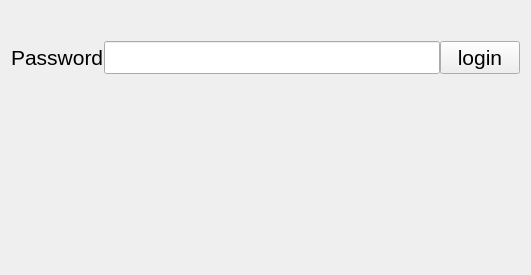
<?xml version="1.0" encoding="UTF-8"?>
<ui version="4.0">
 <class>Password</class>
 <widget class="QWidget" name="Password">
  <property name="geometry">
   <rect>
    <x>0</x>
    <y>0</y>
    <width>531</width>
    <height>275</height>
   </rect>
  </property>
  <property name="font">
   <font>
    <pointsize>16</pointsize>
   </font>
  </property>
  <property name="windowTitle">
   <string>ADMFG Manager - login</string>
  </property>
  <layout class="QVBoxLayout" name="verticalLayout">
   <property name="spacing">
    <number>26</number>
   </property>
   <item>
    <spacer name="verticalSpacer">
     <property name="orientation">
      <enum>Qt::Vertical</enum>
     </property>
     <property name="sizeType">
      <enum>QSizePolicy::Fixed</enum>
     </property>
     <property name="sizeHint" stdset="0">
      <size>
       <width>20</width>
       <height>30</height>
      </size>
     </property>
    </spacer>
   </item>
   <item>
    <layout class="QHBoxLayout" name="horizontalLayout">
     <property name="spacing">
      <number>0</number>
     </property>
     <item>
      <widget class="QLabel" name="l_pwd">
       <property name="text">
        <string>Password</string>
       </property>
      </widget>
     </item>
     <item>
      <widget class="QLineEdit" name="e_pwd">
       <property name="echoMode">
        <enum>QLineEdit::Password</enum>
       </property>
       <property name="placeholderText">
        <string notr="true"/>
       </property>
      </widget>
     </item>
     <item>
      <widget class="QPushButton" name="btn_pwd">
       <property name="text">
        <string>login</string>
       </property>
      </widget>
     </item>
    </layout>
   </item>
   <item>
    <widget class="QLabel" name="l_log">
     <property name="text">
      <string/>
     </property>
     <property name="textFormat">
      <enum>Qt::RichText</enum>
     </property>
     <property name="indent">
      <number>0</number>
     </property>
    </widget>
   </item>
  </layout>
 </widget>
 <layoutdefault spacing="6" margin="11"/>
 <resources/>
 <connections>
  <connection>
   <sender>e_pwd</sender>
   <signal>returnPressed()</signal>
   <receiver>btn_pwd</receiver>
   <slot>click()</slot>
   <hints>
    <hint type="sourcelabel">
     <x>369</x>
     <y>71</y>
    </hint>
    <hint type="destinationlabel">
     <x>453</x>
     <y>65</y>
    </hint>
   </hints>
  </connection>
 </connections>
</ui>
